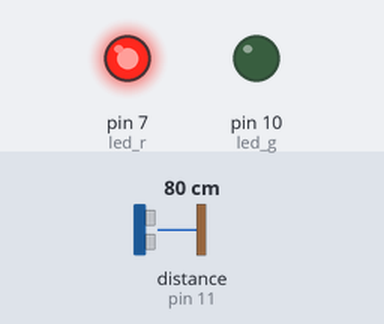
Recording of a sketch running on a simulated Arduino Uno, built with avr-gcc and run on an emulated ATmega328P. On the bench: output pins drawn as LEDs (lit = HIGH). Wiring (inferred from the names in the program): ultrasonic range finder: trigger pin 12; echo pin 11. The inputs (shaded band) are chosen by the test bench; at power-on: distance to the obstacle (sensor on pin 11) 80 cm. The echo pulse lasts 58.3 µs per cm; pins used as bus, display or sensor lines are not drawn; what the sketch prints to the serial monitor is not drawn.

Above: at 0.5 s.
At 2.5 s:
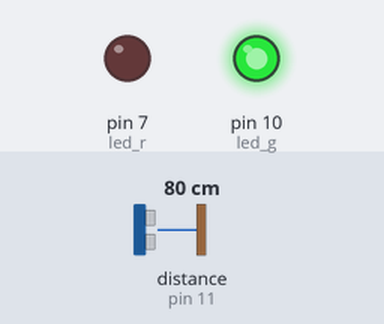
At 3.5 s:
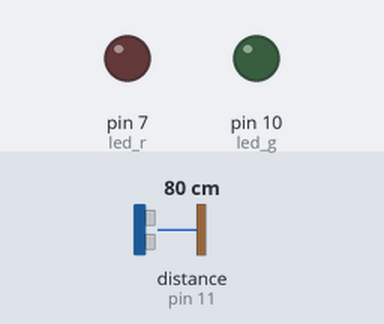
Timing chart, 0 to 5.2 s (numbered marks = the images above):
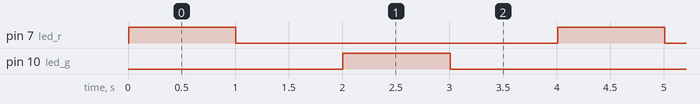

The sketch:

arduino-01.ino
```cpp
// C++ code
//

#define TRIG 12 // TRIG 핀
#define ECHO 11 // ECHO 핀

int led_r = 7; //  setup이나 loop 함수 안에 생성하면 지역변수가 되기 때문에 밖에서 선언 및 초기화
int led_g = 10;

// 시리얼 :
  void setup()
{
  Serial.begin(9600);
    // 괄호안은 속도 > 낮을수록 안정적으로 통신하지만 속도는 느림
    // 항상 괄호 안 속도와 시리얼 속도를 맞춰줘야 함
  pinMode(led_g, OUTPUT);
  pinMode(led_r, OUTPUT);
  pinMode(TRIG, OUTPUT); // 아두이노에서 > 초음파 보내! 신호 보내야되기 때문에 output
  pinMode(ECHO, INPUT); // 읽는거기때문에 input
}

void loop()
{
  long duration, distance; // 4byte

  digitalWrite(TRIG, LOW); // 트리거의 신호를 초기화해줌 > 혹시나 다시 돌았을 떄 트리거핀이 HIGH 로 되어있을 수 있으니 LOW로

  delayMicroseconds(2); // delay(2) > 0.002초
  digitalWrite(TRIG, HIGH);
  delayMicroseconds(10); // 센서로 보낸 후 에코로 돌아오는 데까지 10마이크로 > 데이터시트에서 정해진 수치임.
  digitalWrite(TRIG, LOW);

  duration = pulseIn(ECHO, HIGH); // 중요 > 의미 제대로 이해하기
  // 하이 > 로우 / 로우 > 하이 변하는 시간 측정하는 함수
  // 트리거핀에서 쏘고 에코핀으로 들어오는 순간 high 로 되는 것 측정
  distance = duration * 17 / 1000; // microseconds 단위로 해서 / 1000 한것.
  Serial.println(duration);
  Serial.print("\nDistance");
  Serial.print(distance);
  Serial.println(" CM");

  // Serial.println("11111");
  digitalWrite(led_r, HIGH);
  delay(1000); // Wait for 1000 millisecond(s)
  digitalWrite(led_r, LOW);// 숫자 부분은 변수도 가능
  delay(1000);
  digitalWrite(led_g, HIGH);
  delay(1000);
  digitalWrite(led_g, LOW);
  delay(1000);
}
```

Measured:
- by itself, pin 7 (led_r), pin 10 (led_g): alternates HIGH for 1.0 s and LOW for 3.0 s
- by itself, everything shown: repeats every 4.0 s, in 4 steps
